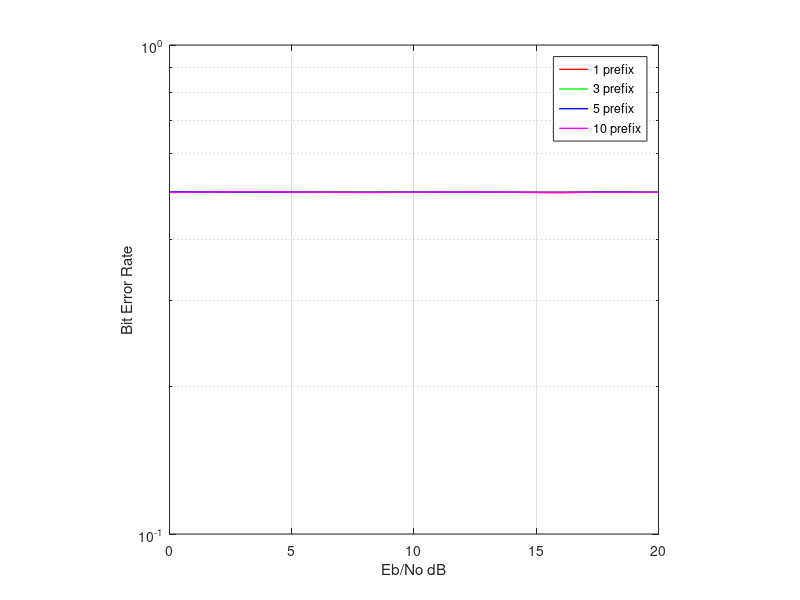

Write MATLAB code to recreate this figure.
% Frequency domain equalization with 1,3,5,10
% bits long cyclic prefixes for BPSK is simulated in this simulation.
clear;
clc;
snr_start = 0;
snr_increment = 2;
Eb_No_dB = snr_start:snr_increment:20;
cyclic_prefix_lengths = [1 3 5 10];  % Cyclic prefix lengths in the simulation
FDEsimBer = zeros(length(Eb_No_dB),length(cyclic_prefix_lengths)); % Placeholder for results
sim_count = zeros(size(FDEsimBer)); % Placeholder for simulation counts
block_size = 1000; % Size of an information block
channel = [0.74 -0.514 0.37 0.216 0.062]; % Impulse response of the channel
err_lim = 500; % Minimum number of errors for an SNR level and prefix length
err_check = false; % Flag to check if "err_lim" is satisfied
for snr=1:length(Eb_No_dB)
    for cyclic=1:length(cyclic_prefix_lengths)
        noise_variance = 1/(2*10^(Eb_No_dB(snr)/10));
        sim_num = 0;
        while(sim_num < 1000 || not(err_check))
            sim_num = sim_num+1;
            data = 2.*randi([0 1],1,block_size+cyclic_prefix_lengths(cyclic))-1; % Uniformly generated BPSK data
            data(1:cyclic_prefix_lengths(cyclic))=data(end-cyclic_prefix_lengths(cyclic)+1:end); % Prefix is added
            noise = sqrt(noise_variance).*randn(1,length(data)+length(channel)-1);
            y = conv(data,channel)+noise; % Linear convolution of channel and data      
            y_out = y(cyclic_prefix_lengths(cyclic)+1:cyclic_prefix_lengths(cyclic)+block_size); % Prefix is discarded
            equalized = ifft(fft(y_out)./fft([channel zeros(1,length(y_out)-length(channel))])); % Equalization assuming circular convolution
            equalized(equalized>0)=1;equalized(equalized<0)=-1; % ML detection
            FDEsimBer(snr,cyclic) = FDEsimBer(snr,cyclic)+sum(equalized~=data(cyclic_prefix_lengths(cyclic)+1:end));
            if(FDEsimBer(snr,cyclic)>=err_lim),err_check = true;end
        end
        sim_count(snr,cyclic) = sim_num;
        err_check = false;
    end
end
figure
semilogy(Eb_No_dB,FDEsimBer(:,1)./block_size./sim_count(:,1),'r-','Linewidth',1);
grid on;hold on;
semilogy(Eb_No_dB,FDEsimBer(:,2)./block_size./sim_count(:,2),'g-','Linewidth',1);
semilogy(Eb_No_dB,FDEsimBer(:,3)./block_size./sim_count(:,3),'b-','Linewidth',1);
semilogy(Eb_No_dB,FDEsimBer(:,4)./block_size./sim_count(:,4),'m-','Linewidth',1);
legend('1 prefix','3 prefix','5 prefix','10 prefix')
xlabel('Eb/No dB');
ylabel('Bit Error Rate');
axis square;
